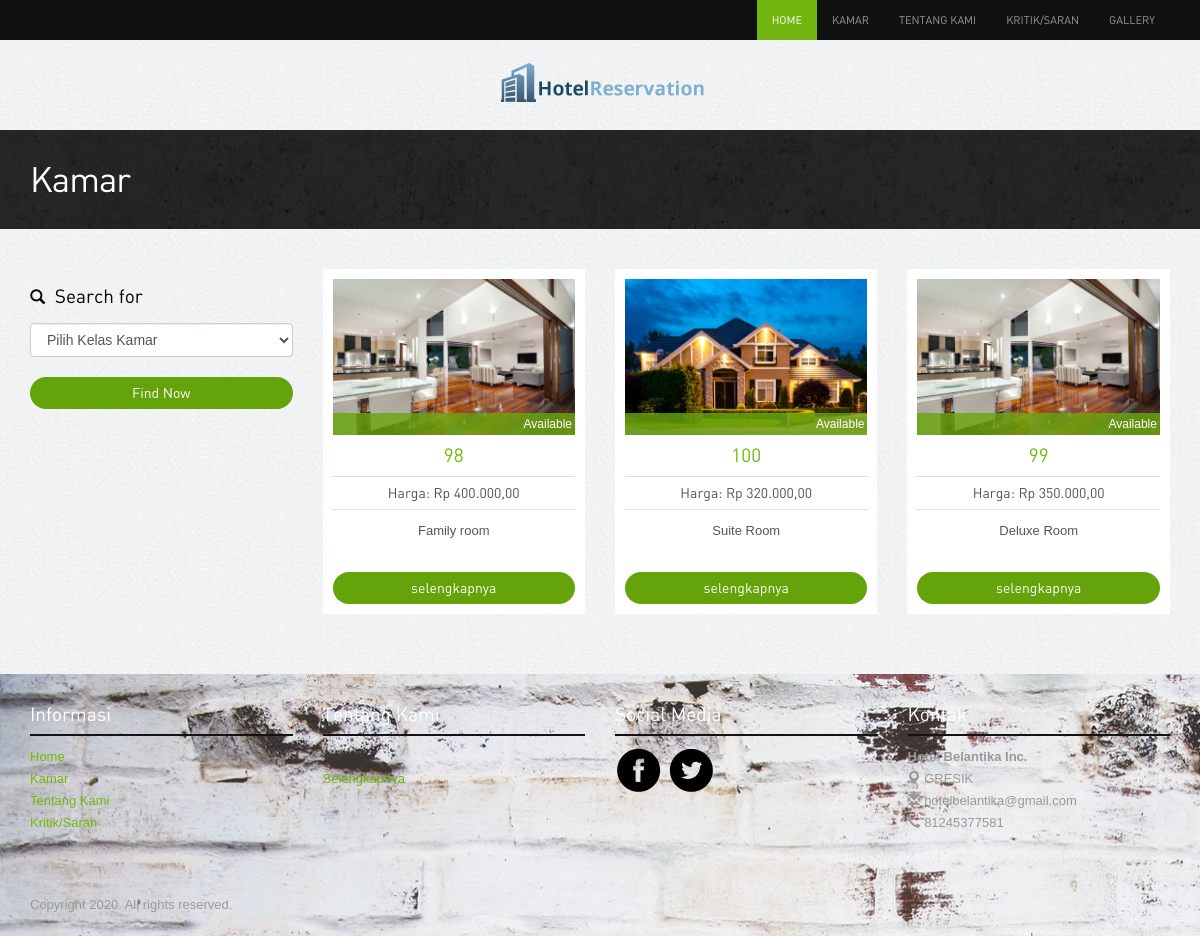
/index.php/home/kamar, run on an earlier commit of the app's database.
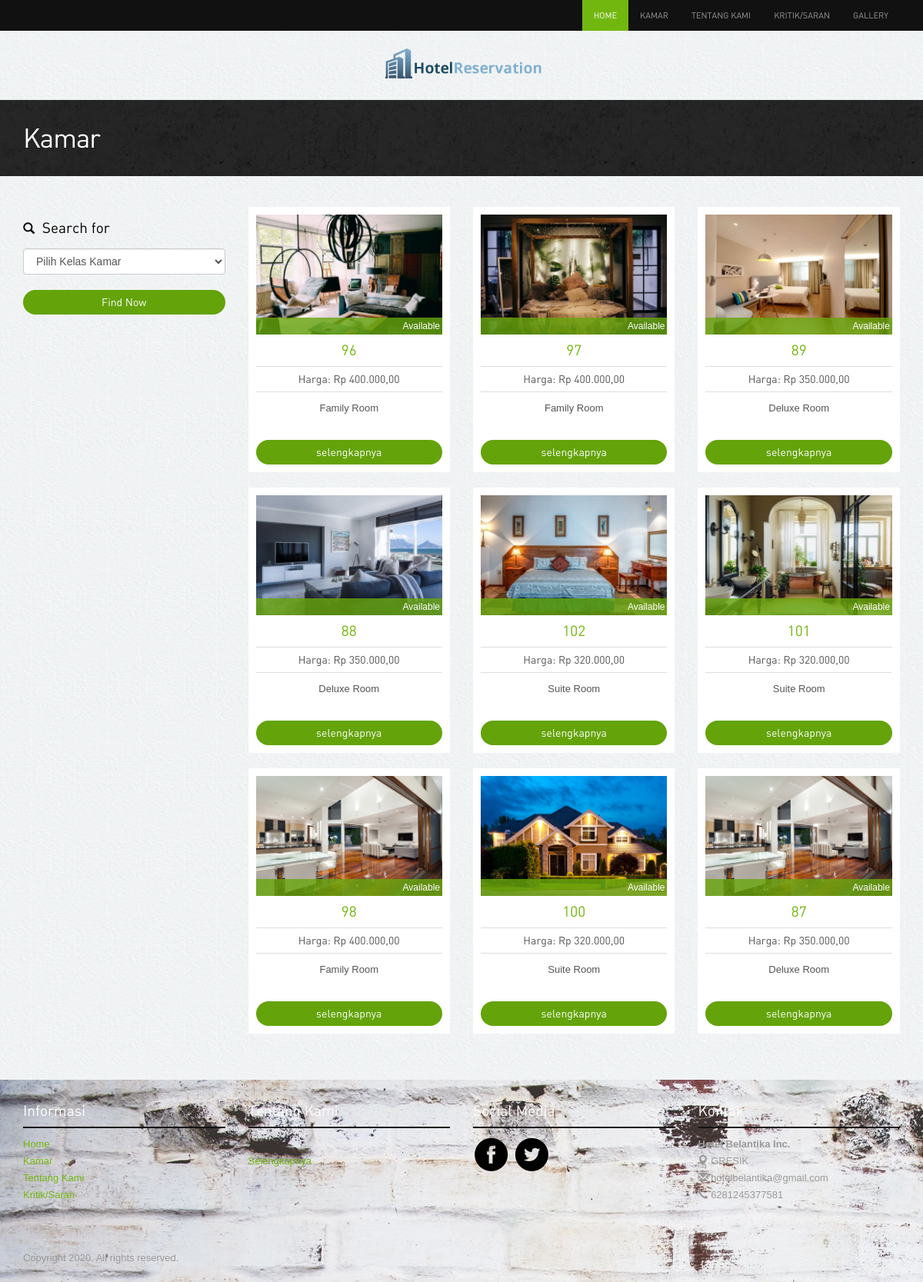
And on a later commit of the database.
### tables this page shows
CREATE TABLE `tbl_tentang_hotel` (
  `id_tentang_hotel` int(11) NOT NULL,
  `nama_hotel` varchar(20) NOT NULL,
  `alamat_tentang_hotel` varchar(35) NOT NULL,
  `email_tentang_hotel` varchar(25) NOT NULL,
  `telp_tentang_hotel` bigint(15) NOT NULL,
  `isi_tentang_hotel` text NOT NULL,
  `logo` varchar(50) NOT NULL,
  `fb` varchar(50) NOT NULL,
  `tw` varchar(50) NOT NULL,
  `gp` varchar(50) NOT NULL
);

CREATE TABLE `tbl_kamar` (
  `id_kamar` int(11) NOT NULL,
  `nomer_kamar` char(5) NOT NULL,
  `harga_kamar` bigint(15) NOT NULL,
  `fasilitas_kamar` text NOT NULL,
  `status_kamar` int(2) NOT NULL,
  `kelas_kamar_id` int(11) NOT NULL
);

CREATE TABLE `tbl_kamar_gambar` (
  `id_kamar_gambar` int(11) NOT NULL,
  `nama_kamar_gambar` varchar(50) NOT NULL,
  `kamar_id` int(11) NOT NULL
);

CREATE TABLE `tbl_kelas_kamar` (
  `id_kelas_kamar` int(11) NOT NULL,
  `nama_kelas_kamar` varchar(15) NOT NULL
);

### application/libraries/Template_home.php (called while the page is built)
<?php if ( ! defined('BASEPATH')) exit('No direct script access allowed');
class Template_home {
		var $template_data = array();
		function set($name, $value)
		{
			$this->template_data[$name] = $value;
		}
		function load($template_home = '', $view = '' , $view_data = array(), $return = FALSE)
		{
			$this->CI =& get_instance();
			$this->set('contents', $this->CI->load->view($view, $view_data, TRUE));
			return $this->CI->load->view($template_home, $this->template_data, $return);
		}
}

### application/controllers/home.php (called while the page is built, shortened)
<?php
class home extends CI_Controller{
public function kamar()
    {
    	$data['tentang_kami'] = $this->home_model->TentangKami();
    	$data['kamar']		  = $this->home_model->KamarAll();
    	$data['kelas_kamar']  = $this->home_model->KelasKamar();
    	$this->template_home->load('template_home','home/data/kamar',$data);
    }
}

### index.php (called while the page is built, shortened)
<?php
require_once BASEPATH.'core/CodeIgniter.php';

### application/models/home_model.php (called while the page is built, shortened)
<?php
class home_model extends CI_Model{
    function TentangKami(){
        return $this->db->query("select * from tbl_tentang_hotel");
    }
    function KamarAll(){
        return $this->db->query("select a.*,b.*,c.*
        from tbl_kamar a join tbl_kelas_kamar b on a.kelas_kamar_id=b.id_kelas_kamar
        join tbl_kamar_gambar c on a.id_kamar=c.kamar_id
        group by c.kamar_id
        order by a.id_kamar desc");
    }
}

### application/helpers/rupiah_helper.php (called while the page is built, shortened)
<?php
if(!function_exists('Rupiah')){
    function Rupiah($angka){
        $jadi = "Rp " . number_format($angka,2,',','.');
        return $jadi;
    }
}

### application/views/home/data/kamar.php (the view, shortened to what this page needs)
<div class="inside-banner">
  <div class="container">
    <h2>Kamar</h2>
</div>
</div>
<div class="container">
<div class="properties-listing spacer">
<div class="row">
<div class="col-lg-3 col-sm-4">
  <div class="search-form"><h4><span class="glyphicon glyphicon-search"></span> Search for</h4>
        <?php echo form_open('home/kamar_kelas_kamar');?>
        <div class="row">
        <div class="col-lg-12">
            <select class="form-control" name="kelas_kamar_id">
              <option value="">Pilih Kelas Kamar</option>
            </select>
            </div>
        </div>
        <button class="btn btn-primary">Find Now</button>
        <?php echo form_close();?>
    </div>
</div>
<div class="col-lg-9 col-sm-8">
<div class="row">
     <?php
      foreach ($kamar->result_array() as $value) { ?>
      <div class="col-lg-4 col-sm-6">
        <div class="properties">
          <div class="image-holder"><img src="<?php echo base_url();?>images/kamar_gambar/<?php echo $value['nama_kamar_gambar'];?>" class="img-responsive" alt="properties"/>
          <?php
          if ($value['status_kamar']=="0") { ?>
          <div class="status sold">Available</div>
          <?php
          }
          else { ?>
          <div class="status new">No Available</div>
          <?php
          }
          ?>
        </div>
        <h4><a href="<?php echo base_url();?>home/kamar_detail/<?php echo $value['id_kamar'];?>"><?php echo $value['nomer_kamar'];?></a></h4>
        <p class="price">Harga: <?php echo rupiah($value['harga_kamar']);?></p>
        <div class="listing-detail"><?php echo $value['nama_kelas_kamar'];?> </div>
        <a class="btn btn-primary" href="<?php echo base_url();?>home/kamar_detail/<?php echo $value['id_kamar']; ?>">selengkapnya</a>
    </div>
    </div>
    <?php
    }
    ?>
</div>
</div>
</div>
</div>
</div>

### application/views/template_home.php (shortened to what this page needs)
<?php
foreach ($tentang_kami->result_array() as  $value) {
  $alamat_tentang_hotel = $value['alamat_tentang_hotel'];
  $email_tentang_hotel = $value['email_tentang_hotel'];
  $telp_tentang_hotel = $value['telp_tentang_hotel'];
  $logo = $value['logo'];
  $fb = $value['fb'];
  $tw = $value['tw'];
}
?>
<!DOCTYPE html>
<html lang="en">
<head>
 	<link rel="stylesheet" href="<?php echo base_url();?>assets/bootstrap/css/bootstrap.css" />
 	<link rel="stylesheet" href="<?php echo base_url();?>assets/bootstrap/css/custom.css" />
  <link rel="stylesheet" href="<?php echo base_url();?>assets/style.css"/>
<link rel="stylesheet" href="<?php echo base_url();?>assets/owl-carousel/owl.carousel.css">
<link rel="stylesheet" href="<?php echo base_url();?>assets/owl-carousel/owl.theme.css">
    <link rel="stylesheet" type="text/css" href="<?php echo base_url();?>assets/slitslider/css/style.css" />
    <link rel="stylesheet" type="text/css" href="<?php echo base_url();?>assets/slitslider/css/custom.css" />
<link href="<?php echo base_url();?>assets/date_picker_bootstrap/bootstrap-datetimepicker.min.css" rel="stylesheet" media="screen">
</head>
<body>
<div class="navbar-wrapper">
        <div class="navbar-inverse" role="navigation">
          <div class="container">
            <div class="navbar-collapse  collapse">
              <ul class="nav navbar-nav navbar-right">
               <li class="active"><a href="<?php echo base_url();?>">Home</a></li>
                <li><a href="<?php echo base_url();?>home/kamar">Kamar</a></li>
                <li><a href="<?php echo base_url();?>home/tentang_kami">Tentang Kami</a></li>
                <li><a href="<?php echo base_url();?>home/saran">Kritik/Saran</a></li>
                <li><a href="<?php echo base_url();?>home/galeri">Gallery</a></li>
              </ul>
            </div>
          </div>
        </div>
    </div>
<div class="container">
<div class="header">
<center><a href="<?php echo base_url();?>"><img src="<?php echo base_url();?>images/tentang_kami/<?php echo $logo;?>" alt="Sistem Hotel"></a></center>
</div>
</div>
<?php echo $contents; ?>
<div class="footer">
<div class="container">
<div class="row">
            <div class="col-lg-3 col-sm-3">
                   <h4>Informasi</h4>
                   <ul class="row">
                <li class="col-lg-12 col-sm-12 col-xs-3"><a href="<?php echo base_url();?>">Home</a></li>
                <li class="col-lg-12 col-sm-12 col-xs-3"><a href="<?php echo base_url();?>home/kamar">Kamar</a></li>
                <li class="col-lg-12 col-sm-12 col-xs-3"><a href="<?php echo base_url();?>home/tentang_kami">Tentang Kami</a></li>
                <li class="col-lg-12 col-sm-12 col-xs-3"><a href="<?php echo base_url();?>home/saran">Kritik/Saran</a></li>
              </ul>
            </div>
            <div class="col-lg-3 col-sm-3">
                    <h4>Tentang Kami</h4>
                    <p><br><a href="<?php echo base_url();?>home/tentang_kami">Selengkapnya</a></p>
            </div>
            <div class="col-lg-3 col-sm-3">
                    <h4>Social Media</h4>
                    <a href="<?php echo $fb;?>"><img src="<?php echo base_url();?>images/facebook.png" alt="facebook"></a>
                    <a href="<?php echo $tw;?>"><img src="<?php echo base_url();?>images/twitter.png" alt="twitter"></a>
            </div>
             <div class="col-lg-3 col-sm-3">
                    <h4>Kontak</h4>
                    <p><b>Hotel Belantika Inc.</b><br>
<span class="glyphicon glyphicon-map-marker"></span> <?php echo $alamat_tentang_hotel;?> <br>
<span class="glyphicon glyphicon-envelope"></span> <?php echo $email_tentang_hotel;?><br>
<span class="glyphicon glyphicon-earphone"></span> <?php echo $telp_tentang_hotel;?></p>
            </div>
        </div>
<p class="copyright">Copyright 2020. All rights reserved. </p>
</div></div>
</body>
</html>

### assets/style.css (style rules this page uses)
body { color:#555; font:normal 13px/22px Arial; background:url(../images/bgmain.png) #eee; }
h1,h2,h3,h4,h5 { font-weight:normal; font-family: din;margin: 0;padding: 0;color: #000 }
h2 { font-size: 35px; letter-spacing: -1px;margin-bottom: 20px; }
h4 { margin: 10px 0; font-size: 19px; }
h4 span { margin-right: 5px; font-size: 15px; }
p { margin-bottom: 30px; }
a { color:#72b70f; text-decoration:none;outline: none; }
.spacer { margin-top: 40px;margin-bottom:40px; }
select,input { outline: 0; margin-bottom: 20px; }
.btn { border-radius: 5px; font-family: din; outline: none; }
.btn-primary { background: #64a30a;border:none;width: 100%;border-radius: 20px; }
.header { padding: 20px 0; }
.navbar-inverse { background-color: #111; }
.navbar-inverse .navbar-nav > li > a { font-size: 11px;padding-top: 10px;padding-bottom: 10px;font-family: din;text-transform: uppercase; }
.navbar-inverse .navbar-nav > .active > a, .navbar-inverse .navbar-nav > .active > a:hover, .navbar-inverse .navbar-nav > .active > a:focus { background-color: #72b70f; }
.properties-listing div.properties { padding: 10px; background-color: #fff;text-align: center; margin-bottom: 20px; }
.properties-listing div.properties .image-holder { position: relative; }
.properties-listing div.properties .status { position: absolute;bottom: 0;z-index: 100;display: block;width: 100%;color: #fff;padding:0 3px;text-align: right; font-size: 12px; }
.properties-listing div.properties p { margin-bottom: 10px; font-size: 14px;border-top: 1px solid #ddd;border-bottom: 1px solid #ddd;padding: 5px 0;font-family: din; }
.listing-detail { margin-bottom: 30px; }
.status.sold { background:rgba(104,167,13,0.8); }
.inside-banner { background:url(../images/bginside.jpg) #222;color: #fff; padding: 30px 0; }
.inside-banner h2 { margin: 0; color: #fff; }
.search-form { margin-bottom: 50px; }
.search-form h4 { margin: 17px 0; }
.footer { background:url(../images/bg.jpg) #222; padding: 20px 0; color: #999; }
.footer h4 { color: #fff;border-bottom: 2px solid #131313;margin-bottom: 10px;padding-bottom: 10px; }
.footer ul { list-style: none;padding: 0; }
.footer p.copyright { margin: 30px 0 0 0; }

What changed in the data, as far as the page shows it:
changed tbl_tentang_hotel "GRESIK": telp_tentang_hotel "81245377581" → "6281245377581"
added tbl_kamar: tbl_kamar_gambar.nama_kamar_gambar (picture), status_kamar "Available", nomer_kamar "96", harga_kamar "Rp 400.000,00", kelas_kamar.nama_kelas_kamar "Family Room"
added tbl_kamar: tbl_kamar_gambar.nama_kamar_gambar (picture), status_kamar "Available", nomer_kamar "97", harga_kamar "Rp 400.000,00", kelas_kamar.nama_kelas_kamar "Family Room"
added tbl_kamar: tbl_kamar_gambar.nama_kamar_gambar (picture), status_kamar "Available", nomer_kamar "89", harga_kamar "Rp 350.000,00", kelas_kamar.nama_kelas_kamar "Deluxe Room"
added tbl_kamar: tbl_kamar_gambar.nama_kamar_gambar (picture), status_kamar "Available", nomer_kamar "88", harga_kamar "Rp 350.000,00", kelas_kamar.nama_kelas_kamar "Deluxe Room"
added tbl_kamar: tbl_kamar_gambar.nama_kamar_gambar (picture), status_kamar "Available", nomer_kamar "102", harga_kamar "Rp 320.000,00", kelas_kamar.nama_kelas_kamar "Suite Room"
added tbl_kamar: tbl_kamar_gambar.nama_kamar_gambar (picture), status_kamar "Available", nomer_kamar "101", harga_kamar "Rp 320.000,00", kelas_kamar.nama_kelas_kamar "Suite Room"
changed tbl_kamar (number 7 of 9 on the later page): kelas_kamar.nama_kelas_kamar "Family room" → "Family Room"
changed tbl_kamar (number 9 of 9 on the later page): nomer_kamar "99" → "87"
